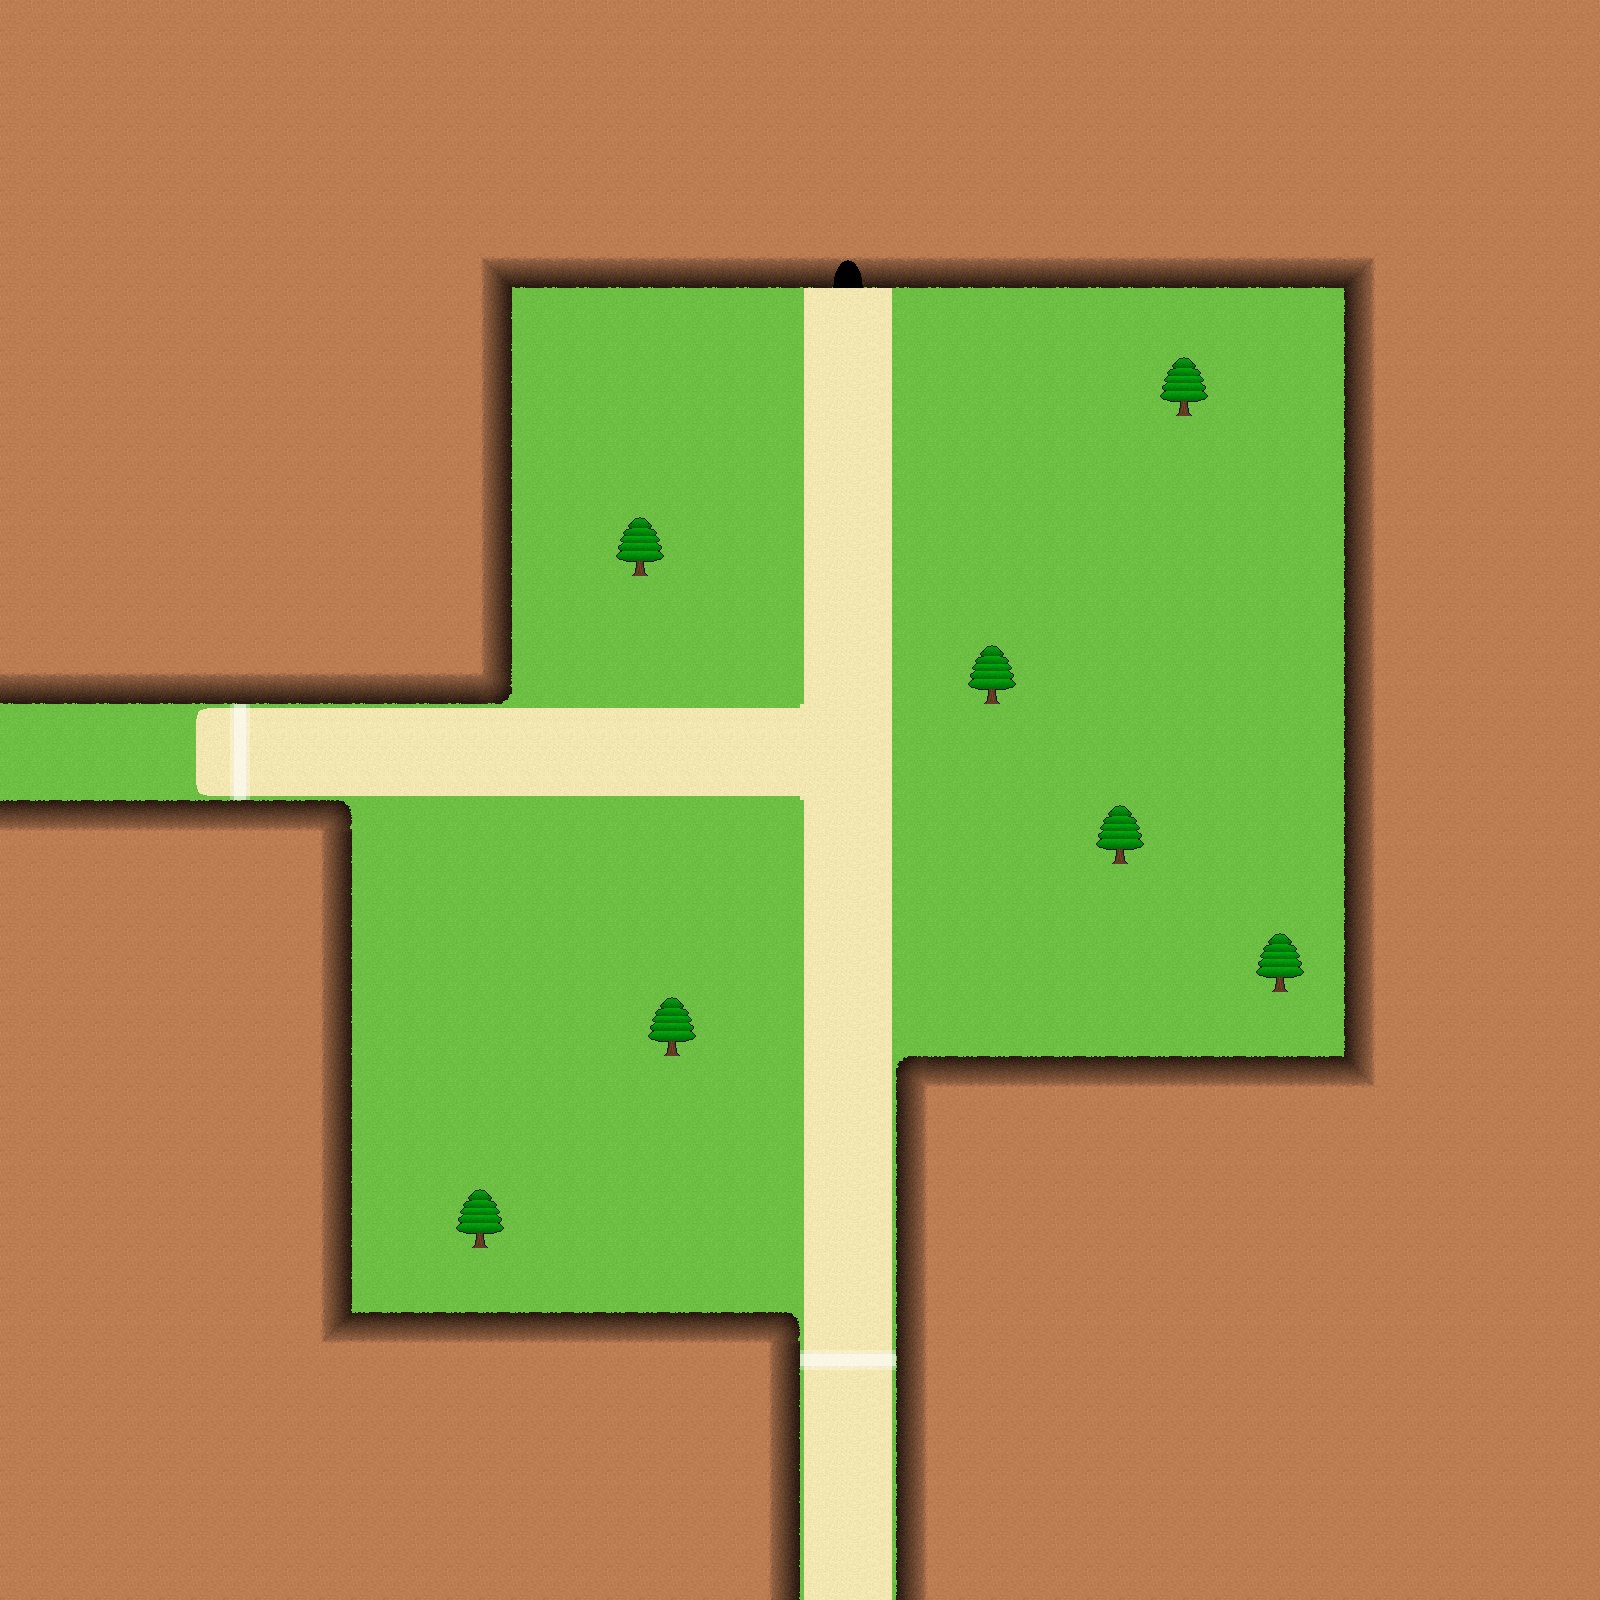

This game map was drawn from its Tiled (.tmx) file and the tilesets committed beside it. A one-line description and the trimmed map source follow:
An orthogonal 50x50 tile map with 32x32 px tiles, 5 tile layers (1collision, 2floor, 3raisedfloor, 4raisederfloor, ...) and 8 objects (2x NPC, 2x tp1, 2x tp2, 2x tp3).

<map version="1.0" tiledversion="2017.06.27" orientation="orthogonal" renderorder="right-down" width="50" height="50" tilewidth="32" tileheight="32" nextobjectid="11">
 <tileset firstgid="1" name="Tileset" tilewidth="32" tileheight="32" tilecount="400" columns="20">
  <image source="Tileset.png" trans="ff00ff" width="640" height="640" />
 </tileset>
 <layer name="1collision" width="50" height="50">
  <data>[2500 cells, 988 non-empty, 2 distinct tile ids]</data>
 </layer>
 <layer name="2floor" width="50" height="50">
  <data>[2500 cells, 2500 non-empty, 8 distinct tile ids]</data>
 </layer>
 <layer name="3raisedfloor" width="50" height="50">
  <data>[2500 cells, 1645 non-empty, 16 distinct tile ids]</data>
 </layer>
 <layer name="4raisederfloor" width="50" height="50">
  <data>[2500 cells, 1 non-empty, 1 distinct tile ids]</data>
 </layer>
 <objectgroup name="5objects">
  <object id="1" name="npc2" type="NPC" x="928" y="320" width="32" height="32">
   <properties>
    <property name="direction" value="2" />
    <property name="id" value="2" />
    <property name="npc" value="bubbles" />
    <property name="spritesheet" value="characterSpritesheet" />
   </properties>
  </object>
  <object id="2" name="npc1" type="NPC" x="736" y="640" width="32" height="32">
   <properties>
    <property name="direction" value="2" />
    <property name="id" value="12" />
    <property name="npc" value="test" />
    <property name="spritesheet" value="characterSpritesheet" />
   </properties>
  </object>
 </objectgroup>
 <objectgroup name="teleport">
  <object id="6" name="tp1" x="832" y="256" width="32" height="32">
   <properties>
    <property name="destination" value="tp1" />
    <property name="mapID" value="3" />
   </properties>
  </object>
  <object id="7" name="tp2" x="800" y="1344" width="96" height="32">
   <properties>
    <property name="destination" value="tp1" />
    <property name="mapID" value="0" />
   </properties>
  </object>
  <object id="8" name="tp3" x="224" y="704" width="32" height="96">
   <properties>
    <property name="destination" value="tp1" />
    <property name="mapID" value="2" />
   </properties>
  </object>
 </objectgroup>
 <objectgroup name="teleportDestination">
  <object id="5" name="tp1" x="832" y="320" width="32" height="32" />
  <object id="9" name="tp2" x="832" y="1280" width="32" height="32" />
  <object id="10" name="tp3" x="288" y="736" width="32" height="32" />
 </objectgroup>
 <layer name="6abovefloor" width="50" height="50">
  <data>[2500 cells, 14 non-empty, 2 distinct tile ids]</data>
 </layer>
</map>
